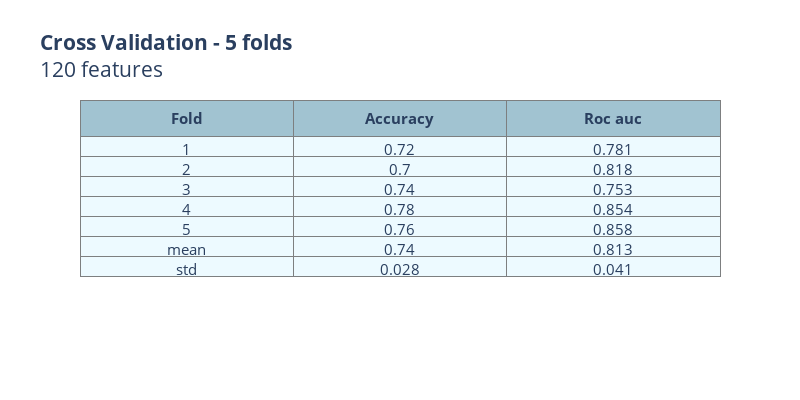

Here is the notebook cell this chart was saved with:
### Code cell
selector = RFE(liblinear_best_params_LR, n_features_to_select=120, step=1)
selector.fit(st_X,y)
scores_table(selector,st_X, y, '120 features')

### Figure 1 — Plotly figure (JSON) as saved in the notebook; plotly's stock layout.template omitted (floating-point values rounded to 4 significant figures)
{"data": [{"cells": {"align": ["center"], "fill": {"color": "#EDFAFF"}, "font": {"size": 15}, "line": {"color": "#7D7F80"}, "values": [["1", "2", "3", "4", "5", "mean", "std"], [0.72, 0.7, 0.74, 0.78, 0.76, 0.74, 0.028], [0.781, 0.818, 0.753, 0.854, 0.858, 0.813, 0.041]]}, "header": {"align": ["center"], "fill": {"color": "#a1c3d1"}, "font": {"size": 15}, "line": {"color": "#7D7F80"}, "values": ["<b>Fold", "<b>Accuracy", "<b>Roc auc"]}, "type": "table"}], "layout": {"font": {"size": 15}, "height": 400, "title": {"text": "<b>Cross Validation - 5 folds</b><br>120 features"}, "width": 800}}
